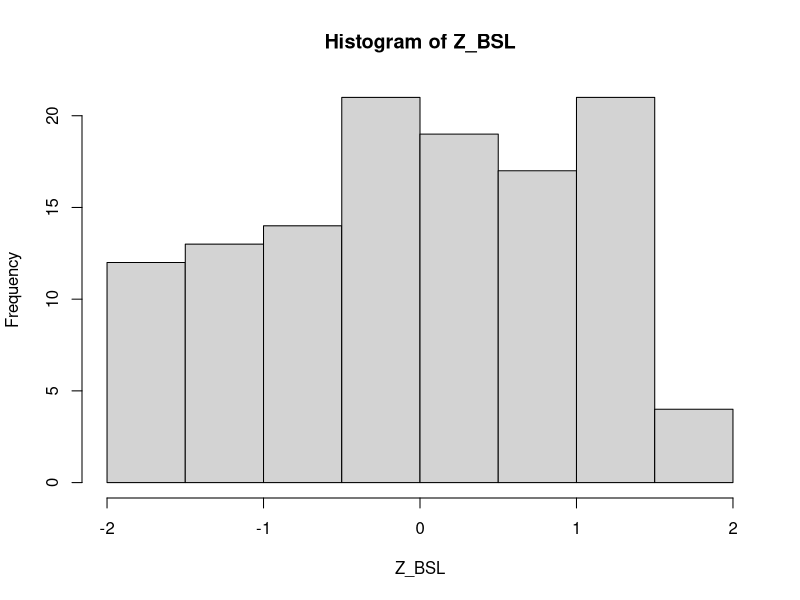

R code for this plot:
#set your own working directory

#EXERCISE 2

#H0:the data follow a normal distribution
#H1:the data do not follow a normal distribution

#import and view the data
BSL=read.csv("BSL.csv",header = T)
View(BSL)

#standardize the data by subtracting mu and dividing by sigma
#but the parameters are unknown
#so we estimate mu and sigma using sample mean and standard deviation
Z_BSL=(BSL$BSL-mean(BSL$BSL))/sd(BSL$BSL)

#the histogram and summary statistics show that the standardized data fall
#in the range (-2,2)
hist(Z_BSL)
summary(Z_BSL)

#create bins (class intervals) of width 0.5, from -2 to +2
#group the standardized data into these bins
#create a frequency table from the grouped data, namely the observed frequencies
zbreaks=seq(-2,2,0.5)
zcut<-cut(Z_BSL,breaks=zbreaks)
z_obs=table(zcut)
z_obs

#for all 8 bins, calculate the probability that the Z falls in that interval
#namely: P(-2<Z<-1.5), P(-1.5<Z<-1),..., P(1.5<Z<2)
#these are the expected probabilities under the null hypothesis assumption
#you can do this separately for each bin, or using a loop
z_exp=numeric(0)
for(i in 1:length(zbreaks)-1){
  z_exp[i]=(pnorm(zbreaks[i+1])-pnorm(zbreaks[i]))
}

#to ensure that the probabilities all add to 1 we must include to two tail areas
#add P(Z<-2) to P(-2<Z<-1.5), i.e., the first class interval
#add P(Z>+2) to P(1.5<Z<2), i.e., the last class interval (I used symmetry to do this)
z_exp[1]=z_exp[1]+pnorm(zbreaks[1])
z_exp[8]=z_exp[8]+pnorm(zbreaks[1])
z_exp
sum(z_exp)

#apply the Chi-squared goodness-of-fit test
BSL_out=chisq.test(x=z_obs,p=z_exp)
BSL_out

#check that the minimum expected frequencies >=5
str(BSL_out)
min(BSL_out$expected)

#the p-value for the test statistic of 15.042 and df=6 is 0.03547 (as in the output)
1-pchisq(15.042,7)

#since we estimated mu and sigma, degrees of freedom = 8-2-1=5, not 7
#we need to get the p-value through coding
1-pchisq(15.042,5)

#the p-value is between 0.01 and 0.05 -> reject H0 -> sufficient evidence for H1
#there is strong evidence that the data do not follow a normal distribution
#this is also visually clear from the histogram
